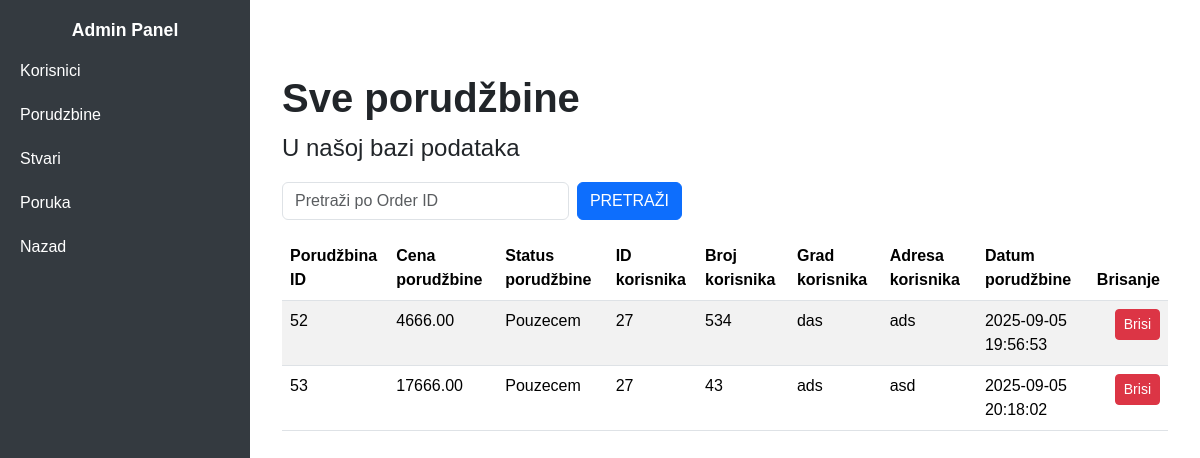
The app's page /adminorder.php (signed in) with its own data.
### tables this page shows
CREATE TABLE `orders` (
  `order_id` int(11) NOT NULL,
  `order_cost` decimal(8,2) NOT NULL,
  `order_status` varchar(100) NOT NULL DEFAULT 'on_hold',
  `user_id` int(11) NOT NULL,
  `user_phone` int(11) NOT NULL,
  `user_city` varchar(255) NOT NULL,
  `user_address` varchar(255) NOT NULL,
  `order_date` datetime NOT NULL DEFAULT current_timestamp()
);

### php/admin_order_logic.php (called while the page is built, shortened)
<?php
include('server/connection.php');
include("server/all_orders.php");
$search = "";
?>

### server/all_orders.php (called while the page is built)
<?php
$stmt = $conn->prepare("SELECT * FROM orders");
$stmt ->execute();
$stvari= $stmt -> get_result();
?>

### adminorder.php (the view, shortened to what this page needs)
<?php include 'php/admin_order_logic.php'; ?>
<!DOCTYPE html>
<html lang="en">
<head>
    <link rel="stylesheet" href="https://cdnjs.cloudflare.com/ajax/libs/font-awesome/6.7.1/css/all.min.css" />
    <link rel="stylesheet" href="assets/css/bootstrap.min.css"/>
    <link rel="stylesheet" href="assets/css/style.css"/>
</head>
<body>
    <div id="content">
        <div class="container-fluid">
            <h1 class="mt-4">Sve porudžbine</h1>
            <p>U našoj bazi podataka</p>
            <form method="GET" action="adminorder.php" class="mb-3 d-flex" style="max-width:400px;">
                <input type="number" name="search" class="form-control me-2" placeholder="Pretraži po Order ID" value="<?php echo htmlspecialchars($search); ?>">
                <button type="submit" class="btn btn-primary">Pretraži</button>
            </form>
            <div class="row">
                <div class="col-lg-12">
                    <div class="table-responsive">
                        <table class="table table-striped">
                            <thead>
                                <tr>
                                    <th>Porudžbina ID</th>
                                    <th>Cena porudžbine</th>
                                    <th>Status porudžbine</th>
                                    <th>ID korisnika</th>
                                    <th>Broj korisnika</th>
                                    <th>Grad korisnika</th>
                                    <th>Adresa korisnika</th>
                                    <th>Datum porudžbine</th>
                                    <th>Brisanje</th>
                                </tr>
                            </thead>
                            <tbody>
    <?php while ($row = $stvari->fetch_assoc()) { ?>
        <tr>
            <td><?php echo $row['order_id']; ?></td>
            <td><?php echo $row['order_cost']; ?></td>
            <td><?php echo $row['order_status']; ?></td>
            <td><?php echo $row['user_id']; ?></td>
            <td><?php echo $row['user_phone']; ?></td>
            <td><?php echo $row['user_city']; ?></td>
            <td><?php echo $row['user_address']; ?></td>
            <td><?php echo $row['order_date']; ?></td>
            <td>
                <form method="POST" action="adminorder.php" style="display:inline;">
                    <input type="submit" value="Brisi" name="delete_btn_order" class="btn btn-danger btn-sm">
                </form>
            </td>
        </tr>
    <?php } ?>
                            </tbody>
                        </table>
                    </div>
                </div>
            </div>
        </div>
    </div>
</body>
</html>

### assets/css/style.css (style rules this page uses)
* { margin:0; padding:0; }
body { font-family:'Poppins',sans-serif; }
button { font-size: 0.9rem; font-weight: 850; outline: none; border: none; background-color: black; color:white; padding: 10px 30px; text-transform: uppercase; cursor: pointer; transition: 0.3s ease; }
p { font-size: 1.5rem; }
h1 { font-size:2.5rem; font-weight: 700; }
h4 { font-size:1.1rem; font-weight: 620; }
td:last-child { text-align: right; }
th:last-child { text-align: right; }
#sidebar { height: 100vh; position: fixed; left: 0; top: 0; background-color: #343a40; color: white; width: 250px; padding: 20px 0; }
#sidebar a { color: white; text-decoration: none; display: block; padding: 10px 20px; }
#content { margin-left: 250px; padding: 20px; }

### adminorder.php (style rules this page uses)
body { font-family: Arial, sans-serif; margin-top:30px; }

### records on screen
orders: order_id "52", order_cost "4666.00", order_status "Pouzecem", user "27", user_phone "534", user_city "das", user_address "ads", order_date "2025-09-05 19:56:53"
orders: order_id "53", order_cost "17666.00", order_status "Pouzecem", user "27", user_phone "43", user_city "ads", user_address "asd", order_date "2025-09-05 20:18:02"
